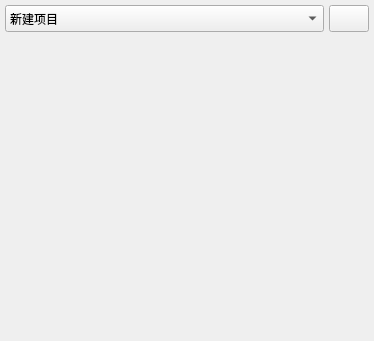
<?xml version="1.0" encoding="UTF-8"?>
<ui version="4.0">
 <class>graphicDisplay</class>
 <widget class="QFrame" name="graphicDisplay">
  <property name="windowModality">
   <enum>Qt::WindowModality::NonModal</enum>
  </property>
  <property name="enabled">
   <bool>true</bool>
  </property>
  <property name="geometry">
   <rect>
    <x>0</x>
    <y>0</y>
    <width>374</width>
    <height>341</height>
   </rect>
  </property>
  <property name="sizePolicy">
   <sizepolicy hsizetype="Preferred" vsizetype="Preferred">
    <horstretch>0</horstretch>
    <verstretch>0</verstretch>
   </sizepolicy>
  </property>
  <property name="windowTitle">
   <string>Frame</string>
  </property>
  <property name="styleSheet">
   <string notr="true"/>
  </property>
  <property name="frameShape">
   <enum>QFrame::Shape::NoFrame</enum>
  </property>
  <layout class="QVBoxLayout" name="verticalLayout_2">
   <property name="leftMargin">
    <number>5</number>
   </property>
   <property name="topMargin">
    <number>5</number>
   </property>
   <property name="rightMargin">
    <number>5</number>
   </property>
   <property name="bottomMargin">
    <number>5</number>
   </property>
   <item>
    <layout class="QVBoxLayout" name="verticalLayout">
     <property name="spacing">
      <number>5</number>
     </property>
     <item>
      <layout class="QHBoxLayout" name="horizontalLayout">
       <property name="spacing">
        <number>5</number>
       </property>
       <item>
        <widget class="QComboBox" name="chooseBox">
         <property name="sizePolicy">
          <sizepolicy hsizetype="Minimum" vsizetype="Minimum">
           <horstretch>0</horstretch>
           <verstretch>0</verstretch>
          </sizepolicy>
         </property>
         <property name="minimumSize">
          <size>
           <width>291</width>
           <height>25</height>
          </size>
         </property>
         <property name="editable">
          <bool>false</bool>
         </property>
         <item>
          <property name="text">
           <string>新建项目</string>
          </property>
         </item>
        </widget>
       </item>
       <item>
        <widget class="QPushButton" name="Add">
         <property name="sizePolicy">
          <sizepolicy hsizetype="Fixed" vsizetype="Fixed">
           <horstretch>0</horstretch>
           <verstretch>0</verstretch>
          </sizepolicy>
         </property>
         <property name="minimumSize">
          <size>
           <width>31</width>
           <height>27</height>
          </size>
         </property>
         <property name="text">
          <string/>
         </property>
         <property name="icon">
          <iconset resource="res.qrc">
           <normaloff>:/res/icon/add.png</normaloff>:/res/icon/add.png</iconset>
         </property>
        </widget>
       </item>
      </layout>
     </item>
     <item>
      <widget class="QLabel" name="imageLabel">
       <property name="sizePolicy">
        <sizepolicy hsizetype="Preferred" vsizetype="Preferred">
         <horstretch>0</horstretch>
         <verstretch>0</verstretch>
        </sizepolicy>
       </property>
       <property name="minimumSize">
        <size>
         <width>0</width>
         <height>0</height>
        </size>
       </property>
       <property name="text">
        <string/>
       </property>
      </widget>
     </item>
    </layout>
   </item>
  </layout>
 </widget>
 <resources>
  <include location="res.qrc"/>
 </resources>
 <connections/>
</ui>
